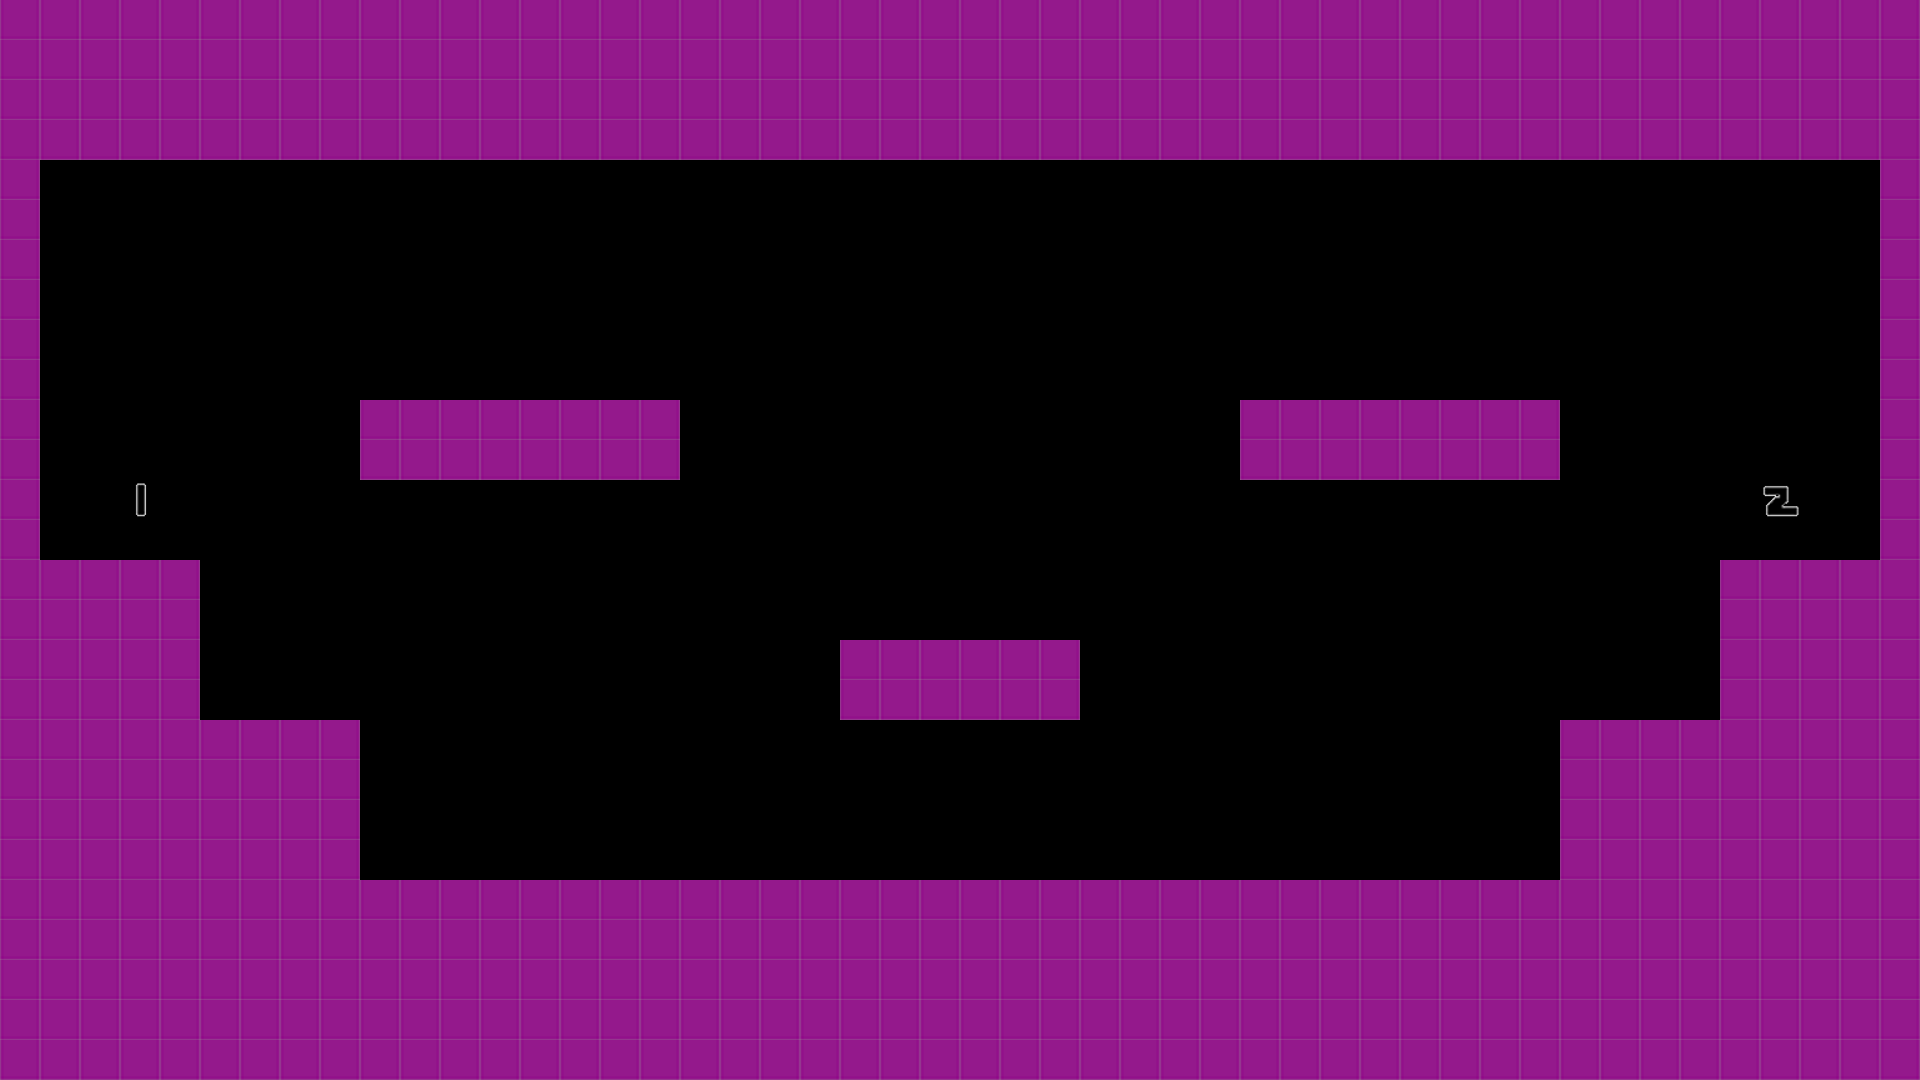

Below is a game level as drawn by its tile map, then a one-line description and the .tmx that defines it (tile-layer data replaced by summaries):
An orthogonal 48x27 tile map with 40x40 px tiles, 2 tile layers (collision, spawn), 1 hidden layer not drawn, 3 tilesets.

<map version="1.0" orientation="orthogonal" width="48" height="27" tilewidth="40" tileheight="40">
 <tileset firstgid="1" name="collision" tilewidth="40" tileheight="40">
  <image source="collision.png" width="400" height="400" />
 </tileset>
 <tileset firstgid="101" name="spawn" tilewidth="40" tileheight="40">
  <image source="spawn.png" width="400" height="400" />
 </tileset>
 <tileset firstgid="201" name="tiles" tilewidth="40" tileheight="40">
  <image source="tiles.png" width="400" height="400" />
 </tileset>
 <layer name="collision" width="48" height="27" opacity="0.6">
  <data>[1296 cells, 608 non-empty, 1 distinct tile ids]</data>
 </layer>
 <layer name="spawn" width="48" height="27">
  <data>[1296 cells, 2 non-empty, 2 distinct tile ids]</data>
 </layer>
 <layer name="floor" width="48" height="27" visible="0">
  <data>[1296 cells, 1296 non-empty, 6 distinct tile ids]</data>
 </layer>
</map>